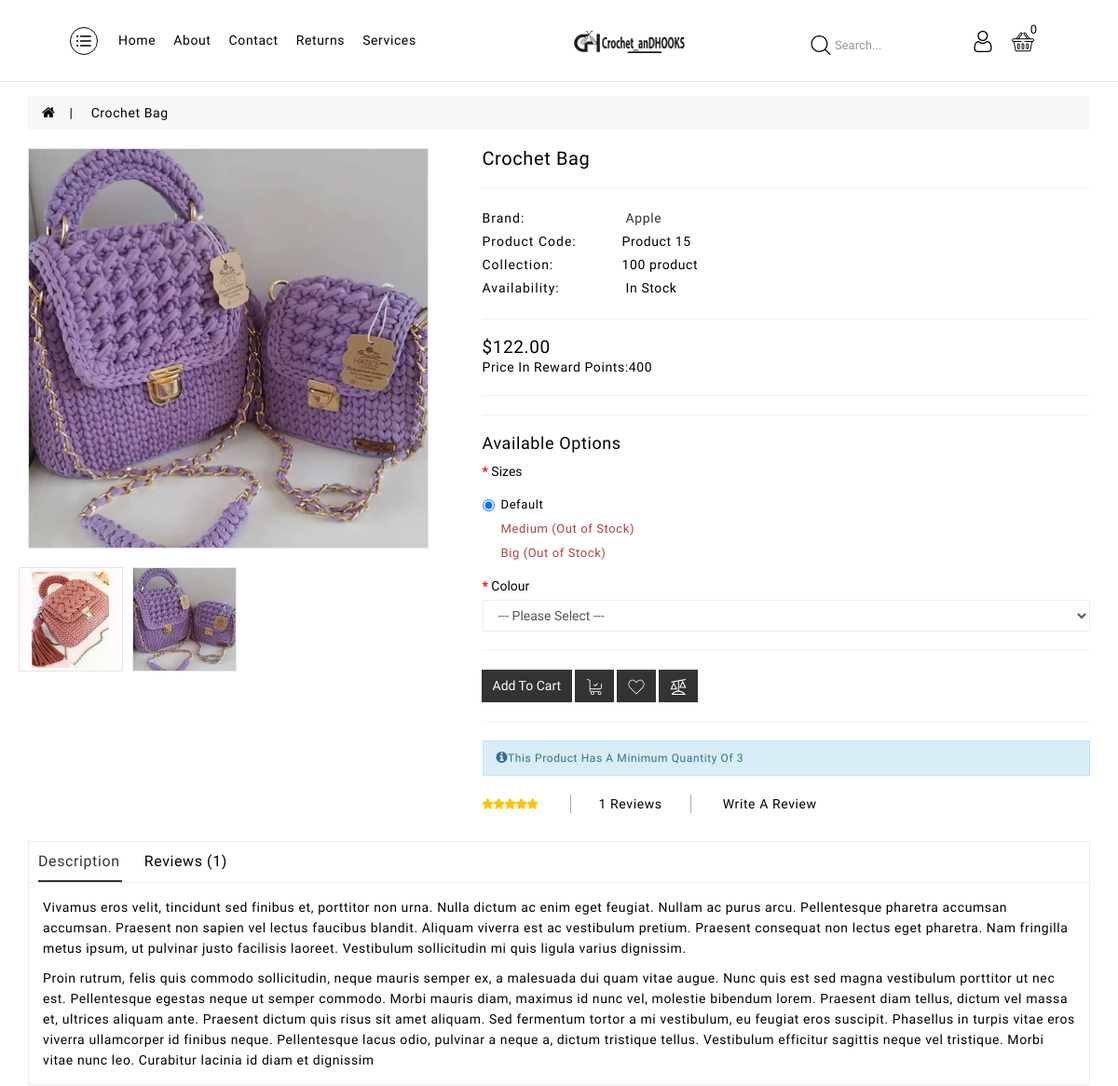
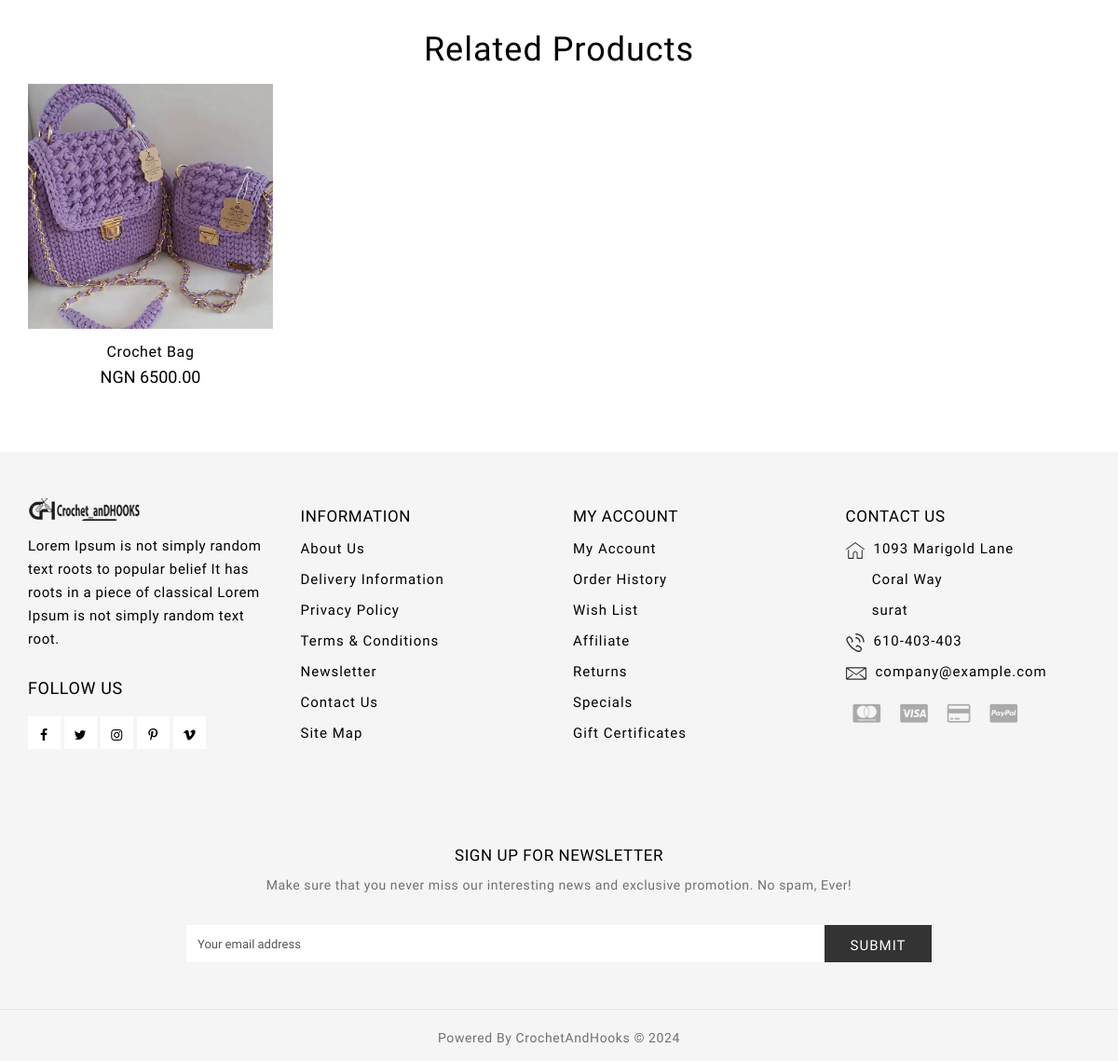
Page /store/category/bags/crochet-bag/ on the committed database (2 pictures, top to bottom).
### store/models.py (models this page shows, shortened)
class Product(models.Model):
    unit_choices = [('pcs','Pcs'),('pair','Pair'),('doz','Doz'),('box','Box'),('pack','Pack'),('bag','Bag')]
    collection_choices = [('latest','Latest'),('special','Special'),('featured','Featured')]
    product_name = models.CharField(max_length=200, unique=True)
    slug = models.SlugField(max_length=200, unique=True)
    description = models.TextField(max_length=500, blank=True)
    price = models.DecimalField(max_digits=9, decimal_places=2)
    discount_price = models.DecimalField(max_digits=9, decimal_places=2, blank=True, default=0)
    images = models.ImageField(upload_to='photo/products',)
    stock = models.IntegerField(default=0)
    is_available = models.BooleanField(default=True)
    collection = models.CharField(max_length=100, choices=collection_choices, default='latest')
    category= models.ForeignKey(Category, on_delete=models.CASCADE)
    unit= models.CharField(max_length=100, choices=unit_choices, default='pcs')
    created_date = models.DateTimeField(auto_now_add=True)
    modified_date = models.DateTimeField(auto_now_add=True)
    def get_url(self):
        return reverse('product_detail', args=[self.category.slug, self.slug])

class ProductGallery(models.Model):
    product = models.ForeignKey(Product, default=None, on_delete=models.CASCADE)
    image = models.ImageField(upload_to='store/products', max_length=255)
    class Meta:
        verbose_name = 'productgallery'
        verbose_name_plural = 'product gallery'

class Variation(models.Model):
    product = models.ForeignKey(Product, on_delete=models.CASCADE)
    variation_category = models.CharField(max_length=100, choices=variation_category_choice)
    variation_value = models.CharField(max_length=100)
    stock = models.PositiveIntegerField(default=0)
    is_active = models.BooleanField(default=True)
    created_date = models.DateTimeField(auto_now = True)
    objects = VariationManager()

### store/views.py (the view)
# urls.py: path('category/<slug:category_slug>/<slug:product_slug>/', views.product_detail, name='product_detail'),
def product_detail(request, category_slug, product_slug):
    try:
        single_product = Product.objects.get(category__slug=category_slug, slug=product_slug)
        in_cart = CartItem.objects.filter(cart__cart_id = _cart_id(request), product = single_product).exists()
    except Exception as e:
        raise e
    products = Product.objects.order_by('-created_date').filter(Q(description__icontains=single_product.product_name) | Q(category__slug=category_slug))
    product_gallery = ProductGallery.objects.filter(product_id=single_product.id)
    context = {
        'single_product' : single_product,
        'in_cart' : in_cart,
        'product_gallery' : product_gallery,
        'products' : products,
    }
    return render(request, 'store/product_detail.html', context)

### cart/context_processor.py (called while the page is built)
def counter(request):
    cart_count = 0
    if 'admin' in request.path:
        return {}
    else:
        try:
            cart =Cart.objects.filter(cart_id = _cart_id(request))
            if request.user.is_authenticated:
                cart_items = CartItem.objects.all().filter(user=request.user) # 244b
            else:
                cart_items = CartItem.objects.all().filter(cart = cart[:1])
            for cart_item in cart_items:
                cart_count += cart_item.quantity
        except Cart.DoesNotExist:
            cart_count = 0
    return dict(cart_count = cart_count)

### cart/views.py (called while the page is built)
def _cart_id(request):
    cart = request.session.session_key
    if not cart:
        cart = request.session.create()
    return cart

### category/context_processors.py (called while the page is built)
def menu_links(request):
    links = Category.objects.all()
    return dict(links = links)

### category/models.py (called while the page is built)
    def get_url(self):
        return reverse('products_by_category', args=[self.slug])

### store/models.py (called while the page is built)
    def colors(self):
        return super(VariationManager, self).filter(variation_category = 'color', is_active = True)

    def sizes(self):
        return super(VariationManager, self).filter(variation_category = 'size', is_active = True)

### templates/store/product_detail.html (shortened to what this page needs)
{% extends 'base.html' %}
{% load static %}
{% block content %}
<div class="breadbg">
    <div class="container">
      <div class="row">
        <ul class="breadcrumb">
          <li><a href="{% url 'store' %}"><i class="fa fa-home"></i></a></li>
          <li><a href="{{ single_product.images.url }}">{{ single_product.product_name}}</a></li>
        </ul>
      </div>
    </div>
  </div>
  <div id="product-product" class="container">
    <div class="row">
      <div id="content" class="col-xs-12">
        <div class="productbg">
          <div class="row">
            <div class="col-sm-6 col-lg-5 col-md-6 col-xs-12 proimg sticky">
              <ul class="thumbnails">
                <li>
                  <a class="thumbnail" href="{{ single_product.images.url }}"
                    title="{{ single_product.product_name }}">
                    <img
                      data-zoom-image="{{ single_product.images.url }}"
                      src="{{ single_product.images.url }}" id="zoom_03" class="img-responsive center-block"
                      alt="image">
                  </a>
                </li>
                <div class="row">
                  <li id="gallery_01" class="owl-carousel">
                    {% for product_image in product_gallery %}
                    <a
                      data-zoom-image="{{product_image.image.url}}"
                      data-image="{{product_image.image.url}}"
                      href="{{product_image.image.url}}" class="col-xs-12 addpa">
                      <img src="{{product_image.image.url}}" class="img-responsive center-block"
                        alt="additional image">
                    </a>
                    <a
                    data-zoom-image="{{ single_product.images.url }}"
                    data-image="{{ single_product.images.url }}"
                    href="{{ single_product.images.url }}" class="col-xs-12 addpa">
                    <img src="{{ single_product.images.url }}" class="img-responsive center-block"
                      alt="additional image">
                  </a>
                    {% endfor %}
                  </li>
                </div>
              </ul>
            </div>
            <div class="col-lg-7 col-md-6 col-xs-12 col-sm-6 pro-content">
              <h1>{{ single_product.product_name }}</h1>
              <hr class="producthr">
              <ul class="list-unstyled">
                <li><span class="text-decor">Brand:</span><a
                    href="index.php-156.html?route=product/manufacturer/info&amp;manufacturer_id=8"
                    class="textdeb">Apple</a></li>
                <li><span class="text-decor">Product Code:</span>Product 15</li>
                <li><span class="text-decor">Collection:</span>100 product</li>
                <li><span class="text-decor">Availability:</span>
                    {% if single_product.stock > 0 %}
                    In Stock
                    {% else %}
                    Out Of Stock
                    {% endif %}
                </li>
                <hr class="producthr">
              </ul>
              <ul class="list-unstyled">
                <li class="text-decor-bold">
                  <h2 class="pro-price">$122.00</h2>
                </li>
                <li class="text-decor-bold">Price in reward points:400</li>
                <li>
                  <hr class="producthr">
                </li>
              </ul>
              <form action="{% url 'add_cart' single_product.id %}" method="POST">
              <div id="product">
                <hr class="producthr">
                <h3>Available Options</h3>
                <div class="form-group required">
                  <label class="control-label text-decorop">Sizes</label>
                  <div id="input-option218" class="custom-radio">
                    <div class="radio">
                      <label>
                        <input type="radio" name="size" value="default" checked> Default </label>
                    </div>
                    {% for size in single_product.variation_set.sizes %}
                    <div class="radio">
                        <label>
                            {% if size.stock > 0 %}
                            <input type="radio" name="size" value="{{ size.variation_value | lower }}"> {{ size.variation_value | capfirst }}
                            {% else %}
                            <span class="text-danger"> {{ size.variation_value | capfirst }} (Out of Stock) </span>
                            {% endif %}
                        </label>
                    </div>
                    {% endfor %}
                  </div>
                </div>
                <div class="form-group required">
                  <label class="control-label text-decorop" for="input-option217">Colour</label>
                  <select name="color" id="input-option217" class="form-control">
                    <option value="default" > --- Please Select --- </option>
                  </select>
                </div>
                <div class="form-group">
                  <hr class="producthr">
                  {% if single_product.stock <= 0 %}
                  <button type="button" disabled id="button-cart" data-loading-text="Loading..."
                  class="btn pcrt add-to-cart btn-primary">out of stock</button>
                  {% else %}
                    <button type="submit" id="button-cart" data-loading-text="Loading..."
                    class="btn pcrt add-to-cart btn-primary">add to cart</button>
                  {% endif %}
                </form>
                    <a href="{% url 'cart' %}" data-toggle="tooltip" title="View Cart"
                    class="btn pcrt btn-primary"><svg width="18px" height="17px">
                      <use xlink:href="#pcart"></use>
                    </svg></a>
                  <button type="button" data-toggle="tooltip" title="Like" class="btn pcrt btn-primary"
                    ><svg width="18px" height="17px">
                      <use xlink:href="#heart"></use>
                    </svg></button>
                    <a href=" {% for category in links %}
                                {% if single_product.category == category  %}
                                  {{ category.get_url }}
                                {% endif %}
                              {% endfor %}" data-toggle="tooltip" title="Compare this Product" class="btn pcrt  btn-primary"
                    ><svg width="18px" height="17px">
                      <use xlink:href="#compare"></use>
                    </svg></a>
                  <hr class="producthr">
                </div>
                {% if single_product.stock > 0 %}
                <div class="alert alert-info palert"><i class="fa fa-info-circle"></i>This product has a minimum
                  quantity of {{ single_product.stock }}</div>
                  {% else %}
                  <div class="alert alert-danger palert"><i class="fa fa-info-circle"></i>This product has a minimum
                    0</div>
                    {% endif %}
              </div>
              <div class="rating">
                <li><span class="fa fa-stack"><i class="fa fa-star fa-stack-1x"></i><i
                      class="fa fa-star-o fa-stack-1x"></i></span><span class="fa fa-stack"><i
                      class="fa fa-star fa-stack-1x"></i><i class="fa fa-star-o fa-stack-1x"></i></span><span
                    class="fa fa-stack"><i class="fa fa-star fa-stack-1x"></i><i
                      class="fa fa-star-o fa-stack-1x"></i></span><span class="fa fa-stack"><i
                      class="fa fa-star fa-stack-1x"></i><i class="fa fa-star-o fa-stack-1x"></i></span><span
                    class="fa fa-stack"><i class="fa fa-star fa-stack-1x"></i><i
                      class="fa fa-star-o fa-stack-1x"></i></span> </li>
                <li class="proreview">
                  <a id="ratecount" href="" onclick="$('a[href=\'#tab-review\']').trigger('click'); return false;">1
                    reviews</a>
                </li>
                <li>
                  <a id="ratep" href="#rt" onclick="$('a[href=\'#tab-review\']').trigger('click'); return false;">Write
                    a review</a>
                </li>
              </div>
            </div>
          </div>
          <div class="product-tab">
            <ul class="nav nav-tabs">
              <li class="active"><a href="#tab-description" data-toggle="tab">Description</a></li>
              <li><a href="#tab-review" data-toggle="tab">Reviews (1)</a></li>
            </ul>
            <div class="tab-content">
              <div class="tab-pane active" id="tab-description">
                <p>
                  Vivamus eros velit, tincidunt sed finibus et, porttitor non urna. Nulla
                  dictum ac enim eget feugiat. Nullam ac purus arcu. Pellentesque pharetra
                  accumsan accumsan. Praesent non sapien vel lectus faucibus blandit.
                  Aliquam viverra est ac vestibulum pretium. Praesent consequat non lectus
                  eget pharetra. Nam fringilla metus ipsum, ut pulvinar justo facilisis
                  laoreet. Vestibulum sollicitudin mi quis ligula varius dignissim.
                </p>
                Proin rutrum, felis quis commodo sollicitudin, neque mauris semper ex, a
                malesuada dui quam vitae augue. Nunc quis est sed magna vestibulum
                porttitor ut nec est. Pellentesque egestas neque ut semper commodo.
                Morbi mauris diam, maximus id nunc vel, molestie bibendum lorem.
                Praesent diam tellus, dictum vel massa et, ultrices aliquam ante.
                Praesent dictum quis risus sit amet aliquam. Sed fermentum tortor a mi
                vestibulum, eu feugiat eros suscipit. Phasellus in turpis vitae eros
                viverra ullamcorper id finibus neque. Pellentesque lacus odio, pulvinar a
                neque a, dictum tristique tellus. Vestibulum efficitur sagittis neque
                vel tristique. Morbi vitae nunc leo. Curabitur lacinia id diam et
                dignissim
              </div>
            </div>
          </div>
          <div class="relpro">
            <div class="heading text-center">
              <h1><span>Related Products</span></h1>
            </div>
            <div class="row xspspace rless">
              <div id="related" class="owl-carousel owl-theme">
                {% for product in products %}
                <div class="col-xs-12 col-sm-12 product-layout col-xs-12 cless">
                  <div class="product-thumb transition">
                    <div class="image"><a href="{{ product.get_url }}"><img
                          src="{{ product.images.url }}" alt="{{ product.product_name }}"
                          title="{{ product.product_name }}" class="img-responsive center-block"></a>
                    </div>
                    <div class="caption">
                      <h4 class="protitle"><a href="{{ product.get_url }}">
                        {{ product.product_name }}</a></h4>
                      <div class="price">NGN {{ product.price }}</div>
                    </div>
                  </div>
                </div>
                {% endfor %}
              </div>
            </div>
          </div>
        </div>
      </div>
{% endblock %}

### static/catalog/view/javascript/eptheme/blog/lightbox.css (style rules this page uses)
body:after { content:url(../../../theme/fashpad/image/lightbox/close.png) url(../../../theme/fashpad/image/lightbox/loading.gif) url(../../../theme/fashpad/image/lightbox/prev.png) url(../../../theme/fashpad/image/lightbox/next.png); display: none; }

### rows in the picture
Product: product_name "Crochet Bag", images (picture), stock "3", price "6500.00"
ProductGallery: image (picture), images (picture)
Variation: variation_value "Medium"
Variation: variation_value "Big"

### other values in the picture
{{ cart_count }} "0"
